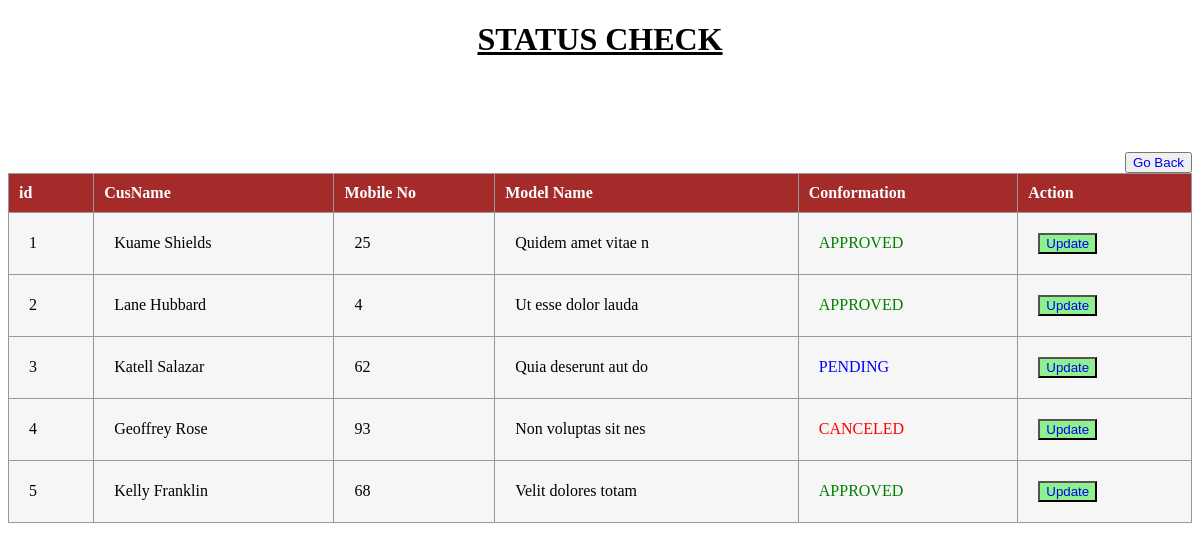
The page /admin/status_check.php on the database its author committed.
### tables this page shows
CREATE TABLE `tbl_book` (
  `id` int(100) UNSIGNED NOT NULL,
  `cusname` varchar(100) NOT NULL,
  `mobile` int(10) NOT NULL,
  `address` varchar(255) NOT NULL,
  `modelname` varchar(100) NOT NULL,
  `payment` text NOT NULL,
  `conformation` text NOT NULL
);

### admin/status_check.php (the view, shortened to what this page needs)
<?php include('../config/config.php') ?>
<!DOCTYPE html>
<html lang="en">
<head>
</head>
<body>
    <h1 style="text-align: center;"><u>STATUS CHECK</u></h1><br><br><br><br>
    <button style="float:right;"><a style="text-decoration:none;" href="../adactivities.php">Go Back</a></button>
    <table style="width: 100%;">
        <tr>
          <th scope="col">id</th>
          <th scope="col">CusName</th>
          <th scope="col">Mobile No</th>
          <th scope="col">Model Name</th>
          <th scope="col">Conformation</th>
          <th scope="col">Action</th>
        </tr>
        <?php
        $sql = "SELECT * FROM tbl_book";
        $res = mysqli_query($conn, $sql);
        $count = mysqli_num_rows($res);
        $sn=1;
        if($count >0)
        {
          while($row = mysqli_fetch_assoc($res))
          {
            $id = $row['id'];
            $cusname = $row['cusname'];
            $mobile = $row['mobile'];
            $model = $row['modelname'];
            $conform = $row['conformation'];
          ?>
          <tr>
          <td><?php echo $sn++;?></td>
          <td><?php echo $cusname;?></td>
          <td><?php echo $mobile;?></td>
          <td><?php echo $model;?></td>
          <td>
            <?php
              if($conform == "PENDING")
              {
                echo"<label style = 'color:blue'>$conform</label>";
              }
              elseif($conform == "CANCELED")
              {
                echo"<label style = 'color:red'>$conform</label>";
              }
              elseif($conform == "APPROVED")
              {
                echo"<label style = 'color:green'>$conform</label>";
              }
             ?>
          </td>
          <td><button style="background-color: rgb(142, 241, 142);"><a style="text-decoration: none;" href="conformation.php?id=<?php echo $id; ?>">Update</a></button></td>
        </tr>
        <?php
        }
      }
        ?>
      </table>
</body>
</html>

### admin/status_check.php (style rules this page uses)
table { text-align: left; position: relative; border-collapse: collapse; background-color: #f6f6f6; }
td, th { border: 1px solid #999; padding: 20px; }
th { background: brown; color: white; border-radius: 0; position: sticky; top: 0; padding: 10px; }

### rows shown on the page
tbl_book: cusname "Kuame Shields", mobile "25", modelname "Quidem amet vitae n", conformation "APPROVED"
tbl_book: cusname "Lane Hubbard", mobile "4", modelname "Ut esse dolor lauda", conformation "APPROVED"
tbl_book: cusname "Katell Salazar", mobile "62", modelname "Quia deserunt aut do", conformation "PENDING"
tbl_book: cusname "Geoffrey Rose", mobile "93", modelname "Non voluptas sit nes", conformation "CANCELED"
tbl_book: cusname "Kelly Franklin", mobile "68", modelname "Velit dolores totam", conformation "APPROVED"
